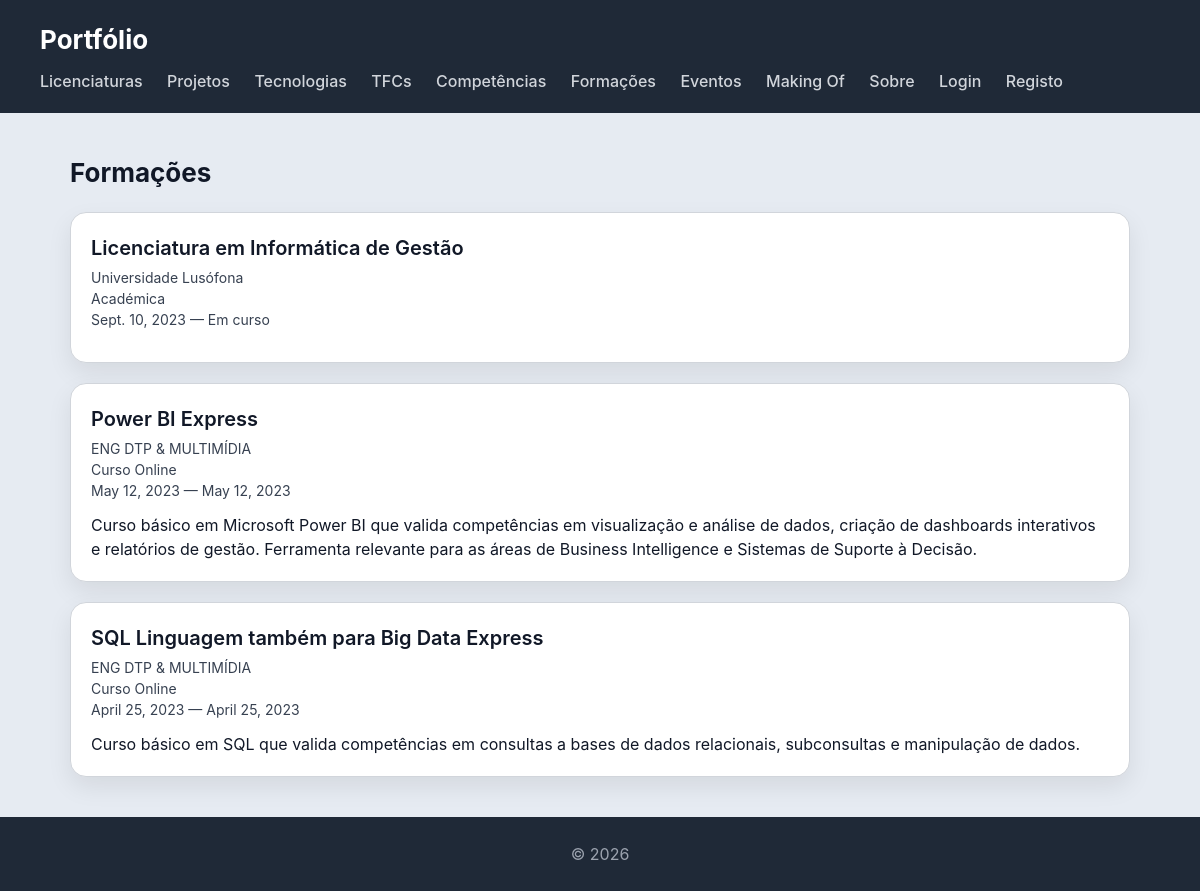
The page /portfolio/formacoes/ on the database its author committed.
### portfolio/models.py (models this page shows, shortened)
class Formacao(models.Model):
    TIPO_CHOICES = [
        ('academica', 'Académica'),
        ('curso', 'Curso Online'),
        ('certificacao', 'Certificação'),
        ('workshop', 'Workshop'),
        ('outro', 'Outro'),
    ]
    nome = models.CharField(max_length=200)
    instituicao = models.CharField(max_length=200)
    tipo = models.CharField(max_length=50, choices=TIPO_CHOICES)
    descricao = models.TextField(blank=True)
    data_inicio = models.DateField()
    data_fim = models.DateField(blank=True, null=True)
    em_curso = models.BooleanField(default=False)
    certificado = models.FileField(upload_to='certificados/', blank=True, null=True)
    link = models.URLField(blank=True)
    class Meta:
        ordering = ['-data_inicio']

### portfolio/views.py (the view)
# urls.py: path('formacoes/', views.formacoes_view, name='formacoes'),
def formacoes_view(request):
    formacoes = Formacao.objects.all()
    return render(request, 'portfolio/formacoes.html', {
        'formacoes': formacoes,
        'is_gestor': is_gestor(request.user)
    })

### portfolio/views.py (called while the page is built)
def is_gestor(user):
    return user.is_authenticated and user.groups.filter(name='gestor-portfolio').exists()

### portfolio/templates/portfolio/formacoes.html (shortened to what this page needs)
{% extends "portfolio/base.html" %}
{% block content %}
<h2>Formações</h2>
<section>
  {% for formacao in formacoes %}
  <article>
    <header>
      <h3>{{ formacao.nome }}</h3>
      <p>{{ formacao.instituicao }}</p>
      <p>{{ formacao.get_tipo_display }}</p>
      <p>{{ formacao.data_inicio }} — {% if formacao.em_curso %}Em curso{% else %}{{ formacao.data_fim }}{% endif %}</p>
    </header>
    {% if formacao.descricao %}
    <section>
      <p>{{ formacao.descricao }}</p>
    </section>
    {% endif %}
  </article>
  {% endfor %}
</section>
{% endblock %}

### escola/static/escola/styles.css (style rules this page uses)
* { box-sizing: border-box; margin: 0; padding: 0; }
body { font-family: "Inter", "Segoe UI", system-ui, -apple-system, sans-serif; background: #e6ebf2; color: #111827; line-height: 1.5; }
h2 { margin-bottom: 20px; font-size: 26px; }
section > article { background: white; padding: 20px; border-radius: 16px; border: 1px solid #d1d5db; box-shadow: 0 10px 25px rgba(0,0,0,0.08); transition: all 0.25s ease; margin-bottom: 20px; }
article > header { margin-bottom: 12px; }
article > header > h3 { font-size: 20px; font-weight: 600; margin-bottom: 4px; }
article > header > p { font-size: 14px; color: #374151; }
article > section { margin-top: 10px; }

### rows shown on the page
Formacao: nome "Licenciatura em Informática de Gestão", instituicao "Universidade Lusófona", tipo "Académica", data_inicio "Sept. 10, 2023", em_curso "Em curso"
Formacao: nome "Power BI Express", instituicao "ENG DTP & MULTIMÍDIA", tipo "Curso Online", data_inicio "May 12, 2023", data_fim "May 12, 2023", descricao "Curso básico em Microsoft Power BI que valida competências em visualização e análise de dados, criação de dashboards interativos e relatórios de gestão. Ferramenta relevante para as áreas de Business Intelligence e Sistemas de Suporte à Decisão."
Formacao: nome "SQL Linguagem também para Big Data Express", instituicao "ENG DTP & MULTIMÍDIA", tipo "Curso Online", data_inicio "April 25, 2023", data_fim "April 25, 2023", descricao "Curso básico em SQL que valida competências em consultas a bases de dados relacionais, subconsultas e manipulação de dados."
